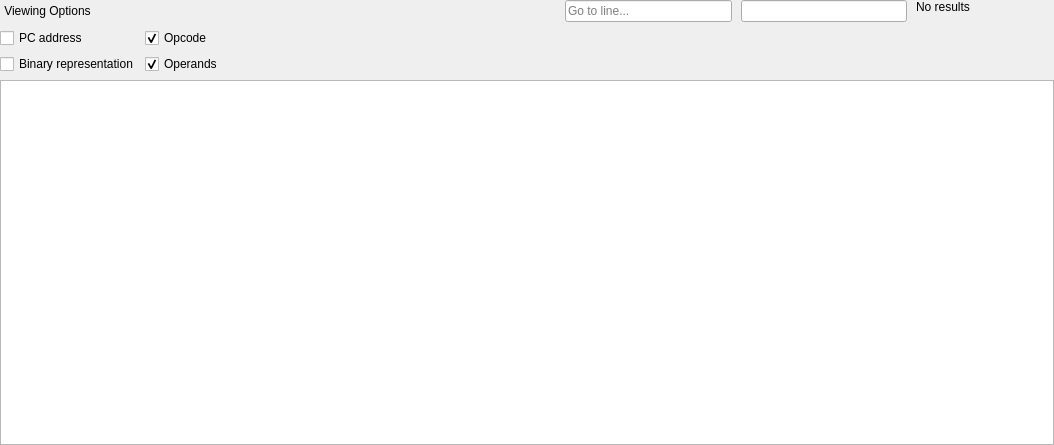
<?xml version="1.0" encoding="UTF-8"?>
<ui version="4.0">
 <class>SharedIsaWidget</class>
 <widget class="QWidget" name="SharedIsaWidget">
  <property name="geometry">
   <rect>
    <x>0</x>
    <y>0</y>
    <width>1054</width>
    <height>445</height>
   </rect>
  </property>
  <property name="windowTitle">
   <string>Form</string>
  </property>
  <layout class="QVBoxLayout" name="verticalLayout" stretch="0,1">
   <property name="spacing">
    <number>6</number>
   </property>
   <property name="leftMargin">
    <number>0</number>
   </property>
   <property name="topMargin">
    <number>0</number>
   </property>
   <property name="rightMargin">
    <number>0</number>
   </property>
   <property name="bottomMargin">
    <number>0</number>
   </property>
   <item>
    <layout class="QHBoxLayout" name="controls_layout_" stretch="0,2,1,1,0,0">
     <property name="spacing">
      <number>9</number>
     </property>
     <property name="leftMargin">
      <number>0</number>
     </property>
     <property name="topMargin">
      <number>0</number>
     </property>
     <property name="rightMargin">
      <number>0</number>
     </property>
     <property name="bottomMargin">
      <number>0</number>
     </property>
     <item alignment="Qt::AlignTop">
      <widget class="QWidget" name="viewing_options_widget_" native="true">
       <property name="sizePolicy">
        <sizepolicy hsizetype="Fixed" vsizetype="Fixed">
         <horstretch>0</horstretch>
         <verstretch>0</verstretch>
        </sizepolicy>
       </property>
       <layout class="QVBoxLayout" name="viewing_options_widget_layout_">
        <property name="spacing">
         <number>6</number>
        </property>
        <property name="leftMargin">
         <number>0</number>
        </property>
        <property name="topMargin">
         <number>0</number>
        </property>
        <property name="rightMargin">
         <number>0</number>
        </property>
        <property name="bottomMargin">
         <number>0</number>
        </property>
        <item alignment="Qt::AlignTop">
         <widget class="ArrowIconComboBox" name="viewing_options_combo_">
          <property name="sizePolicy">
           <sizepolicy hsizetype="Fixed" vsizetype="Fixed">
            <horstretch>0</horstretch>
            <verstretch>0</verstretch>
           </sizepolicy>
          </property>
          <property name="text">
           <string>Viewing Options</string>
          </property>
          <property name="icon">
           <iconset resource="../../../source/frontend/resources.qrc">
            <normaloff>:/Resources/assets/PullDownOff_Gray.svg</normaloff>:/Resources/assets/PullDownOff_Gray.svg</iconset>
          </property>
          <property name="flat">
           <bool>true</bool>
          </property>
         </widget>
        </item>
        <item>
         <widget class="QWidget" name="viewing_options_checkboxes_widget_" native="true">
          <layout class="QGridLayout" name="viewing_options_checkboxes_layout_">
           <property name="leftMargin">
            <number>0</number>
           </property>
           <property name="topMargin">
            <number>0</number>
           </property>
           <property name="rightMargin">
            <number>0</number>
           </property>
           <property name="bottomMargin">
            <number>0</number>
           </property>
           <item row="1" column="1">
            <widget class="ScaledCheckBox" name="opcode_">
             <property name="sizePolicy">
              <sizepolicy hsizetype="Fixed" vsizetype="Fixed">
               <horstretch>0</horstretch>
               <verstretch>0</verstretch>
              </sizepolicy>
             </property>
             <property name="text">
              <string>Opcode</string>
             </property>
             <property name="checked">
              <bool>true</bool>
             </property>
            </widget>
           </item>
           <item row="2" column="1">
            <widget class="ScaledCheckBox" name="operands_">
             <property name="sizePolicy">
              <sizepolicy hsizetype="Fixed" vsizetype="Fixed">
               <horstretch>0</horstretch>
               <verstretch>0</verstretch>
              </sizepolicy>
             </property>
             <property name="text">
              <string>Operands</string>
             </property>
             <property name="checked">
              <bool>true</bool>
             </property>
            </widget>
           </item>
           <item row="2" column="0">
            <widget class="ScaledCheckBox" name="binary_representation_">
             <property name="sizePolicy">
              <sizepolicy hsizetype="Fixed" vsizetype="Fixed">
               <horstretch>0</horstretch>
               <verstretch>0</verstretch>
              </sizepolicy>
             </property>
             <property name="text">
              <string>Binary representation</string>
             </property>
             <property name="checked">
              <bool>false</bool>
             </property>
            </widget>
           </item>
           <item row="1" column="0">
            <widget class="ScaledCheckBox" name="pc_address_">
             <property name="sizePolicy">
              <sizepolicy hsizetype="Fixed" vsizetype="Fixed">
               <horstretch>0</horstretch>
               <verstretch>0</verstretch>
              </sizepolicy>
             </property>
             <property name="text">
              <string>PC address</string>
             </property>
             <property name="checked">
              <bool>false</bool>
             </property>
            </widget>
           </item>
          </layout>
         </widget>
        </item>
       </layout>
      </widget>
     </item>
     <item>
      <spacer name="horizontalSpacer">
       <property name="orientation">
        <enum>Qt::Horizontal</enum>
       </property>
       <property name="sizeHint" stdset="0">
        <size>
         <width>40</width>
         <height>20</height>
        </size>
       </property>
      </spacer>
     </item>
     <item alignment="Qt::AlignTop">
      <widget class="ScaledLineEdit" name="go_to_line_">
       <property name="placeholderText">
        <string>Go to line...</string>
       </property>
      </widget>
     </item>
     <item alignment="Qt::AlignTop">
      <widget class="TextSearchWidget" name="search_">
       <property name="minimumSize">
        <size>
         <width>0</width>
         <height>0</height>
        </size>
       </property>
      </widget>
     </item>
     <item alignment="Qt::AlignTop">
      <widget class="ScaledLabel" name="search_results_">
       <property name="sizePolicy">
        <sizepolicy hsizetype="Fixed" vsizetype="Fixed">
         <horstretch>0</horstretch>
         <verstretch>0</verstretch>
        </sizepolicy>
       </property>
       <property name="text">
        <string>No results</string>
       </property>
      </widget>
     </item>
     <item alignment="Qt::AlignTop">
      <widget class="SharedIsaBranchLabelNavigationWidget" name="branch_label_navigation_" native="true">
       <property name="minimumSize">
        <size>
         <width>75</width>
         <height>10</height>
        </size>
       </property>
       <property name="styleSheet">
        <string notr="true"/>
       </property>
      </widget>
     </item>
    </layout>
   </item>
   <item>
    <widget class="SharedIsaTreeView" name="isa_tree_view_">
     <property name="uniformRowHeights">
      <bool>true</bool>
     </property>
    </widget>
   </item>
  </layout>
 </widget>
 <customwidgets>
  <customwidget>
   <class>ScaledLabel</class>
   <extends>QLabel</extends>
   <header>custom_widgets/scaled_label.h</header>
   <container>1</container>
  </customwidget>
  <customwidget>
   <class>ArrowIconComboBox</class>
   <extends>QPushButton</extends>
   <header>custom_widgets/arrow_icon_combo_box.h</header>
  </customwidget>
  <customwidget>
   <class>TextSearchWidget</class>
   <extends>QLineEdit</extends>
   <header>custom_widgets/text_search_widget.h</header>
  </customwidget>
  <customwidget>
   <class>ScaledCheckBox</class>
   <extends>QCheckBox</extends>
   <header>custom_widgets/scaled_check_box.h</header>
  </customwidget>
  <customwidget>
   <class>SharedIsaTreeView</class>
   <extends>QTreeView</extends>
   <header>custom_widgets/shared_isa_tree_view.h</header>
  </customwidget>
  <customwidget>
   <class>SharedIsaBranchLabelNavigationWidget</class>
   <extends>QWidget</extends>
   <header>custom_widgets/shared_isa_branch_label_navigation_widget.h</header>
   <container>1</container>
  </customwidget>
  <customwidget>
   <class>ScaledLineEdit</class>
   <extends>QLineEdit</extends>
   <header>custom_widgets/scaled_line_edit.h</header>
  </customwidget>
 </customwidgets>
 <resources>
  <include location="../../../source/frontend/resources.qrc"/>
 </resources>
 <connections/>
</ui>
